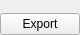
<?xml version="1.0" encoding="UTF-8"?>
<ui version="4.0">
 <class>ipExportLevel</class>
 <widget class="QWidget" name="ipExportLevel">
  <property name="geometry">
   <rect>
    <x>0</x>
    <y>0</y>
    <width>80</width>
    <height>35</height>
   </rect>
  </property>
  <property name="sizePolicy">
   <sizepolicy hsizetype="MinimumExpanding" vsizetype="Preferred">
    <horstretch>0</horstretch>
    <verstretch>0</verstretch>
   </sizepolicy>
  </property>
  <property name="maximumSize">
   <size>
    <width>300</width>
    <height>16777215</height>
   </size>
  </property>
  <property name="windowTitle">
   <string>Form</string>
  </property>
  <layout class="QVBoxLayout" name="layout">
   <property name="spacing">
    <number>0</number>
   </property>
   <property name="leftMargin">
    <number>0</number>
   </property>
   <property name="topMargin">
    <number>0</number>
   </property>
   <property name="rightMargin">
    <number>0</number>
   </property>
   <property name="bottomMargin">
    <number>0</number>
   </property>
   <item>
    <layout class="QVBoxLayout" name="lytItems">
     <property name="spacing">
      <number>0</number>
     </property>
    </layout>
   </item>
   <item>
    <spacer name="verticalSpacer">
     <property name="orientation">
      <enum>Qt::Vertical</enum>
     </property>
     <property name="sizeType">
      <enum>QSizePolicy::MinimumExpanding</enum>
     </property>
     <property name="sizeHint" stdset="0">
      <size>
       <width>20</width>
       <height>8</height>
      </size>
     </property>
    </spacer>
   </item>
   <item>
    <widget class="QPushButton" name="btnExport">
     <property name="text">
      <string>Export</string>
     </property>
    </widget>
   </item>
  </layout>
 </widget>
 <resources/>
 <connections/>
</ui>
